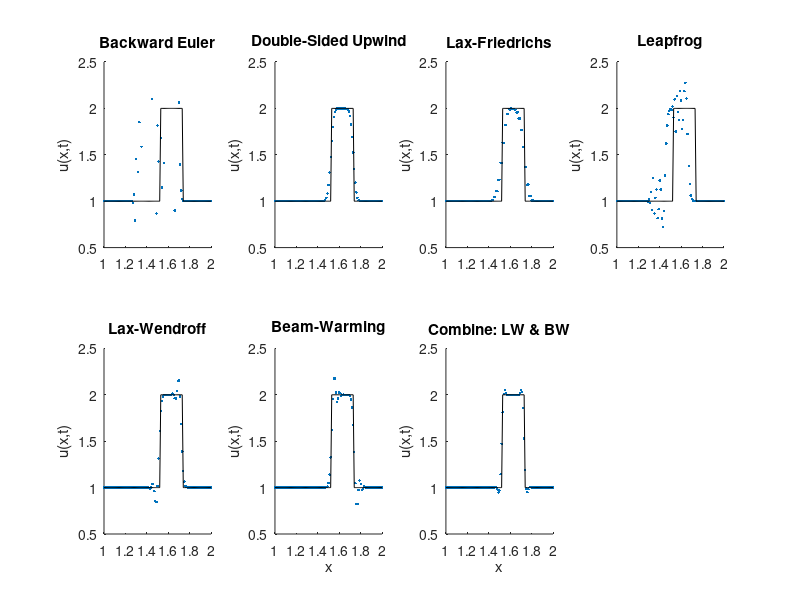

Write MATLAB code to recreate this figure.
%% Classical Schemes in 1D 
% to solve the scalar advection equation:
%
% du/dt + dF(u)/dx = 0
%
% where $dF/du = a$ i.e. is a constant advection velocity
%
% by Manuel Diaz, manuel.ade'at'gmail.com 
% Institute of Applied Mechanics, 2013.10.12

clear all; close all; clc;

%% Parameters
      a = 0.25;     % Scalar velocity in x direction
     dx = 0.01;     % Spatial step size
    cfl = 0.6;      % Courant Number
     dt = cfl*dx/abs(a); % time step size
   dtdx = dt/dx;    % precomputed to save some flops
  t_end = 0.5;      % End time

%% Discretization of Domain
x = 1:dx:2;     % x grid
n = length(x);  % number of points
t = 0:dt:t_end; % time steps

%% Initial Condition
u0 = ones(1,n);
 x_1 = ceil(2*n/5);
 x_2 = ceil(3*n/5);
u0(x_1:x_2) = 2;

%% 1. Backward Euler
% CAUTION: This method for Hyperbolic conservation laws is unconditionally
% unstable!
u_euler = u0;
% Main loop
for k = t
    for j = 2:n-1
    u_next(j) = u_euler(j) - 1/2*a*dtdx*(u_euler(j+1)-u_euler(j-1));
    end
    u_euler = u_next;
    % BC
    u_euler(1) = u_next(2);
    u_euler(n) = u_next(n-1);
end
u_next = zeros(1,n);

%% 2. Double-Sided Upwind
% Define positive and negative wave velocites
a_p = max(0,a); % a^{+}
a_m = min(0,a); % a^{-}
% load IC
u_upwind = u0;
% Main loop
for k = t
    for j = 2:n-1
    u_next(j) = u_upwind(j) - a_p*dt/dx*(u_upwind(j) - u_upwind(j-1)) ...
        - a_m*dt/dx*(u_upwind(j+1) - u_upwind(j));
    end
    u_upwind = u_next;
    % BC
    u_upwind(1) = u_next(2);
    u_upwind(n) = u_next(n-1);
end
u_next = zeros(1,n);

%% 3. Lax-Friedrichs
u_LF = u0;
% Main loop
for k = t
    for j = 2:n-1
    u_next(j) = 1/2*(u_LF(j-1)+u_LF(j+1)) - 1/2*a*dtdx*(u_LF(j+1)-u_LF(j-1));
    end
    u_LF = u_next;
    % BC
    u_LF(1) = u_next(2);
    u_LF(n) = u_next(n-1);
end
u_next = zeros(1,n);

%% 4. Leapfrog
% Leapfrog start in a second time step, therefore we need an initial step,
% we choose backward Euler
u_old = u0;
u_leapfrog = zeros(size(u0));
% Initial stage
for j = 2:n-1
    u_leapfrog(j) = u_old(j) - 1/2*a*dtdx*(u_old(j+1)-u_old(j-1));
end
% BC
u_leapfrog(1) = u_old(2);
u_leapfrog(n) = u_old(n-1);
% leapfrog scheme
for k = t
    for j = 2:n-1
    u_next(j) = u_old(j) - 1/2*a*dtdx*(u_leapfrog(j+1)-u_leapfrog(j-1));
    end
    u_old = u_leapfrog;
    % BC
    u_leapfrog(1) = u_old(2);
    u_leapfrog(n) = u_old(n-1);
    
    u_leapfrog = u_next;
    % BC
    u_leapfrog(1) = u_next(2);
    u_leapfrog(n) = u_next(n-1);
end
u_next = zeros(1,n);

%% 5. Lax-Wendroff
u_LW = u0;
% Main Loop
for k = t
    for j = 2:n-1
    u_next(j) = u_LW(j) - 1/2*a*dtdx*(u_LW(j+1)-u_LW(j-1)) + ...
        1/2*(cfl^2)*(u_LW(j+1)-2*u_LW(j)+u_LW(j-1));
    end
    u_LW = u_next;
    % BC
    u_LW(1) = u_next(2);
    u_LW(n) = u_next(n-1);
end
u_next = zeros(1,n);

%% 6. Beam-Warming
% CAUTION: this is only one sided BW method.
u_BW = u0;
% Main Loop
for k = t
    for j = 3:n
    u_next(j) = u_BW(j) - 1/2*a*dtdx*(3*u_BW(j)-4*u_BW(j-1)+u_BW(j-2)) + ...
        1/2*(cfl^2)*(u_BW(j)-2*u_BW(j-1)+u_BW(j-2));
    end
    u_BW = u_next;
    % BC
    u_BW(2) = u_next(3);
    u_BW(1) = u_next(3);
end
u_next = zeros(1,n);

%% 7. Usign Lax-Wendroff & Beam-Warming
u_combined = u0;
% Main Loop
for k = t
    for j = 3:n-1
    u_next(j) = u_combined(j) ...
        - 1/4*a*dtdx*(3*u_combined(j)-4*u_combined(j-1)+u_combined(j-2)) ...
        + 1/4*(cfl^2)*(u_combined(j)-2*u_combined(j-1)+u_combined(j-2)) ...
        - 1/4*a*dtdx*(u_combined(j+1)-u_combined(j-1)) ...
        + 1/4*(cfl^2)*(u_combined(j+1)-2*u_combined(j)+u_combined(j-1));
    end
    u_combined = u_next;
    % BC
    u_combined(2) = u_next(3);
    u_combined(1) = u_next(3);
    u_combined(n) = u_next(n-1);
end
u_next = zeros(1,n);

%% Exact Solution
% Displacement:
x_add = ceil(a*t_end/dx);
% Computing exact solution:
u_exact = ones(1,n);
 x_1 = ceil(2*n/5) + x_add;
 x_2 = ceil(3*n/5) + x_add;
u_exact(x_1:x_2) = 2;
    
%% Plot Results
subplot(241);
hold on
plot(x,u_euler,'.'); plot(x,u_exact,'k'); ylabel('u(x,t)'); ylim([0.5,2.5]); title 'Backward Euler'; 
hold off
subplot(242);
hold on
plot(x,u_upwind,'.'); plot(x,u_exact,'k'); ylabel('u(x,t)'); ylim([0.5,2.5]); title 'Double-Sided Upwind'; 
hold off
subplot(243);
hold on
plot(x,u_LF,'.'); plot(x,u_exact,'k'); ylabel('u(x,t)'); ylim([0.5,2.5]); title 'Lax-Friedrichs';
hold off
subplot(244);
hold on
plot(x,u_leapfrog,'.'); plot(x,u_exact,'k'); ylabel('u(x,t)'); ylim([0.5,2.5]); title 'Leapfrog';
hold off
subplot(245);
hold on
plot(x,u_LW,'.'); plot(x,u_exact,'k'); ylabel('u(x,t)'); ylim([0.5,2.5]); title 'Lax-Wendroff';
hold off
subplot(246);
hold on
plot(x,u_BW,'.'); plot(x,u_exact,'k'); ylabel('u(x,t)'); ylim([0.5,2.5]); title 'Beam-Warming'; xlabel('x');
hold off
subplot(247);
hold on
plot(x,u_combined,'.'); plot(x,u_exact,'k'); ylabel('u(x,t)'); ylim([0.5,2.5]); title 'Combine: LW & BW'; xlabel('x');
hold off
